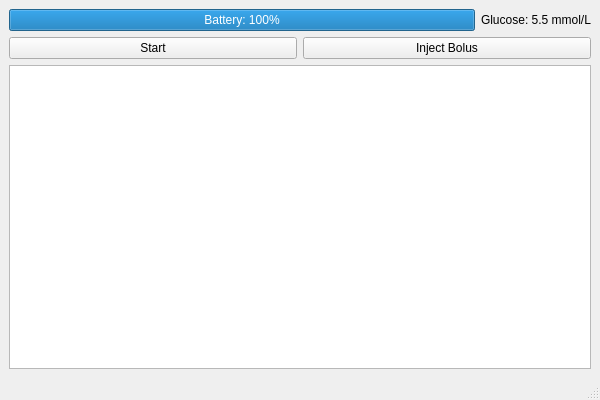
<?xml version="1.0" encoding="UTF-8"?>
<ui version="4.0">
 <class>MainWindow</class>
 <widget class="QMainWindow" name="MainWindow">
  <property name="geometry">
   <rect>
    <x>0</x>
    <y>0</y>
    <width>600</width>
    <height>400</height>
   </rect>
  </property>
  <widget class="QWidget" name="centralwidget">
   <layout class="QVBoxLayout" name="verticalLayout">
    <item>
     <layout class="QHBoxLayout" name="topLayout">
      <item>
       <widget class="QProgressBar" name="batteryBar">
        <property name="value">
         <number>100</number>
        </property>
        <property name="maximum">
         <number>100</number>
        </property>
        <property name="minimum">
         <number>0</number>
        </property>
        <property name="format">
         <string>Battery: %p%</string>
        </property>
       </widget>
      </item>
      <item>
       <widget class="QLabel" name="glucoseLabel">
        <property name="text">
         <string>Glucose: 5.5 mmol/L</string>
        </property>
       </widget>
      </item>
     </layout>
    </item>
    <item>
     <layout class="QHBoxLayout" name="buttonLayout">
      <item>
       <widget class="QPushButton" name="startButton">
        <property name="text">
         <string>Start</string>
        </property>
       </widget>
      </item>
      <item>
       <widget class="QPushButton" name="bolusButton">
        <property name="text">
         <string>Inject Bolus</string>
        </property>
       </widget>
      </item>
     </layout>
    </item>
    <item>
     <widget class="QPlainTextEdit" name="logOutput">
      <property name="readOnly">
       <bool>true</bool>
      </property>
     </widget>
    </item>
   </layout>
  </widget>
  <widget class="QMenuBar" name="menubar"/>
  <widget class="QStatusBar" name="statusbar"/>
 </widget>
 <resources/>
 <connections/>
</ui>
